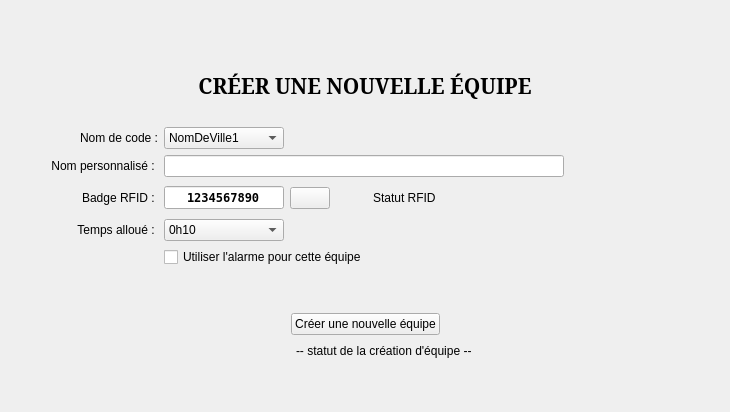
      <widget class="QWidget" name="tabMain">
       <attribute name="title">
        <string>Créer une nouvelle équipe</string>
       </attribute>
       <layout class="QVBoxLayout" name="tabVerticalLayout">
        <item>
         <layout class="QVBoxLayout" name="verticalLayout_2">
          <item>
           <widget class="QLabel" name="lblTopBanner">
            <property name="pixmap">
             <pixmap resource="resources.qrc">:/images/images/logo_thecube_top.png</pixmap>
            </property>
            <property name="alignment">
             <set>Qt::AlignCenter</set>
            </property>
           </widget>
          </item>
         </layout>
        </item>
        <item>
         <spacer name="verticalSpacer_5">
          <property name="orientation">
           <enum>Qt::Vertical</enum>
          </property>
          <property name="sizeType">
           <enum>QSizePolicy::Fixed</enum>
          </property>
          <property name="sizeHint" stdset="0">
           <size>
            <width>20</width>
            <height>40</height>
           </size>
          </property>
         </spacer>
        </item>
        <item>
         <layout class="QHBoxLayout" name="horizontalLayout_7">
          <item>
           <widget class="QLabel" name="lblNewteamStatusText_2">
            <property name="font">
             <font>
              <family>Noto Serif</family>
              <pointsize>16</pointsize>
              <weight>75</weight>
              <bold>true</bold>
             </font>
            </property>
            <property name="text">
             <string>CRÉER UNE NOUVELLE ÉQUIPE</string>
            </property>
            <property name="alignment">
             <set>Qt::AlignCenter</set>
            </property>
           </widget>
          </item>
         </layout>
        </item>
        <item>
         <spacer name="verticalSpacer_14">
          <property name="orientation">
           <enum>Qt::Vertical</enum>
          </property>
          <property name="sizeType">
           <enum>QSizePolicy::Fixed</enum>
          </property>
          <property name="sizeHint" stdset="0">
           <size>
            <width>20</width>
            <height>20</height>
           </size>
          </property>
         </spacer>
        </item>
        <item>
         <layout class="QGridLayout" name="gridLayout_6">
          <item row="1" column="3" colspan="5">
           <widget class="QLineEdit" name="lineNewteamTeamCustomName">
            <property name="sizePolicy">
             <sizepolicy hsizetype="Fixed" vsizetype="Fixed">
              <horstretch>0</horstretch>
              <verstretch>0</verstretch>
             </sizepolicy>
            </property>
            <property name="minimumSize">
             <size>
              <width>400</width>
              <height>0</height>
             </size>
            </property>
            <property name="toolTip">
             <string>Ce nom personnalisé sera affiché sur la feuille de score ainsi que le leaderboard des meilleurs scores</string>
            </property>
           </widget>
          </item>
          <item row="2" column="3">
           <widget class="QLineEdit" name="lineNewteamRfid">
            <property name="maximumSize">
             <size>
              <width>120</width>
              <height>16777215</height>
             </size>
            </property>
            <property name="font">
             <font>
              <family>DejaVu Sans Mono</family>
              <weight>75</weight>
              <bold>true</bold>
             </font>
            </property>
            <property name="text">
             <string>1234567890</string>
            </property>
            <property name="alignment">
             <set>Qt::AlignCenter</set>
            </property>
            <property name="readOnly">
             <bool>false</bool>
            </property>
            <property name="placeholderText">
             <string>----------</string>
            </property>
           </widget>
          </item>
          <item row="3" column="2">
           <widget class="QLabel" name="lblNewteamAllocatedTime">
            <property name="text">
             <string>Temps alloué : </string>
            </property>
            <property name="alignment">
             <set>Qt::AlignRight|Qt::AlignTrailing|Qt::AlignVCenter</set>
            </property>
           </widget>
          </item>
          <item row="2" column="5">
           <widget class="QPushButton" name="btnIconNewteamRfidStatus">
            <property name="enabled">
             <bool>true</bool>
            </property>
            <property name="minimumSize">
             <size>
              <width>30</width>
              <height>30</height>
             </size>
            </property>
            <property name="maximumSize">
             <size>
              <width>30</width>
              <height>30</height>
             </size>
            </property>
            <property name="styleSheet">
             <string notr="true">QPushButton {
    background-color: none;
    border: none;
}
QPushButton:pressed {
    background-color: none;
    border: none;
}
QPushButton:focus {
    outline: none;
}</string>
            </property>
            <property name="text">
             <string/>
            </property>
            <property name="checkable">
             <bool>false</bool>
            </property>
            <property name="flat">
             <bool>true</bool>
            </property>
           </widget>
          </item>
          <item row="2" column="2">
           <widget class="QLabel" name="lblNewteamRfid">
            <property name="text">
             <string>Badge RFID : </string>
            </property>
            <property name="alignment">
             <set>Qt::AlignRight|Qt::AlignTrailing|Qt::AlignVCenter</set>
            </property>
           </widget>
          </item>
          <item row="0" column="2">
           <widget class="QLabel" name="lblNewteamTeamName">
            <property name="text">
             <string>Nom de code :</string>
            </property>
            <property name="alignment">
             <set>Qt::AlignRight|Qt::AlignTrailing|Qt::AlignVCenter</set>
            </property>
           </widget>
          </item>
          <item row="1" column="2">
           <widget class="QLabel" name="label_3">
            <property name="text">
             <string>Nom personnalisé : </string>
            </property>
            <property name="alignment">
             <set>Qt::AlignRight|Qt::AlignTrailing|Qt::AlignVCenter</set>
            </property>
           </widget>
          </item>
          <item row="2" column="6">
           <widget class="QLabel" name="lblNewteamRfidStatusText">
            <property name="minimumSize">
             <size>
              <width>300</width>
              <height>0</height>
             </size>
            </property>
            <property name="text">
             <string>Statut RFID</string>
            </property>
           </widget>
          </item>
          <item row="0" column="3">
           <widget class="QComboBox" name="comboNewteamTeamName">
            <property name="maxVisibleItems">
             <number>20</number>
            </property>
            <item>
             <property name="text">
              <string>NomDeVille1</string>
             </property>
            </item>
            <item>
             <property name="text">
              <string>NomDeVille2</string>
             </property>
            </item>
           </widget>
          </item>
          <item row="2" column="7">
           <spacer name="horizontalSpacer_20">
            <property name="orientation">
             <enum>Qt::Horizontal</enum>
            </property>
            <property name="sizeHint" stdset="0">
             <size>
              <width>40</width>
              <height>20</height>
             </size>
            </property>
           </spacer>
          </item>
          <item row="2" column="0">
           <spacer name="horizontalSpacer_17">
            <property name="orientation">
             <enum>Qt::Horizontal</enum>
            </property>
            <property name="sizeHint" stdset="0">
             <size>
              <width>40</width>
              <height>20</height>
             </size>
            </property>
           </spacer>
          </item>
          <item row="2" column="4">
           <widget class="QPushButton" name="btnNewteamRfidClear">
            <property name="sizePolicy">
             <sizepolicy hsizetype="Fixed" vsizetype="Fixed">
              <horstretch>0</horstretch>
              <verstretch>0</verstretch>
             </sizepolicy>
            </property>
            <property name="text">
             <string/>
            </property>
            <property name="icon">
             <iconset theme="edit-clear">
              <normaloff>../../../../../home/vee/.designer/backup</normaloff>../../../../../home/vee/.designer/backup</iconset>
            </property>
           </widget>
          </item>
          <item row="4" column="3" colspan="3">
           <widget class="QCheckBox" name="checkNewteamUseAlarm">
            <property name="toolTip">
             <string>Pour certaines équipes comme par exemple de grands groupes, il est recommandé d'utiliser une alarme sonore pour la notifier que son temps s'est écoulé. À utiliser avec parcimonie.</string>
            </property>
            <property name="text">
             <string>Utiliser l'alarme pour cette équipe</string>
            </property>
           </widget>
          </item>
          <item row="3" column="3">
           <widget class="QComboBox" name="comboNewteamDuration">
            <property name="maxVisibleItems">
             <number>20</number>
            </property>
            <item>
             <property name="text">
              <string>0h10</string>
             </property>
            </item>
            <item>
             <property name="text">
              <string>0h20</string>
             </property>
            </item>
           </widget>
          </item>
         </layout>
        </item>
        <item>
         <spacer name="verticalSpacer_3">
          <property name="orientation">
           <enum>Qt::Vertical</enum>
          </property>
          <property name="sizeType">
           <enum>QSizePolicy::Fixed</enum>
          </property>
          <property name="sizeHint" stdset="0">
           <size>
            <width>20</width>
            <height>40</height>
           </size>
          </property>
         </spacer>
        </item>
        <item>
         <layout class="QHBoxLayout" name="horizontalLayout_4">
          <item>
           <spacer name="horizontalSpacer">
            <property name="orientation">
             <enum>Qt::Horizontal</enum>
            </property>
            <property name="sizeHint" stdset="0">
             <size>
              <width>40</width>
              <height>20</height>
             </size>
            </property>
           </spacer>
          </item>
          <item>
           <widget class="QPushButton" name="btnNewteamNewTeam">
            <property name="text">
             <string>Créer une nouvelle équipe</string>
            </property>
            <property name="icon">
             <iconset theme="user">
              <normaloff>../../../../../home/vee/.designer/backup</normaloff>../../../../../home/vee/.designer/backup</iconset>
            </property>
           </widget>
          </item>
          <item>
           <spacer name="horizontalSpacer_2">
            <property name="orientation">
             <enum>Qt::Horizontal</enum>
            </property>
            <property name="sizeHint" stdset="0">
             <size>
              <width>40</width>
              <height>20</height>
             </size>
            </property>
           </spacer>
          </item>
         </layout>
        </item>
        <item>
         <layout class="QHBoxLayout" name="horizontalLayout_5">
          <item>
           <spacer name="horizontalSpacer_7">
            <property name="orientation">
             <enum>Qt::Horizontal</enum>
            </property>
            <property name="sizeHint" stdset="0">
             <size>
              <width>40</width>
              <height>20</height>
             </size>
            </property>
           </spacer>
          </item>
          <item>
           <widget class="QPushButton" name="btnIconNewteamNewTeamStatus">
            <property name="enabled">
             <bool>true</bool>
            </property>
            <property name="styleSheet">
             <string notr="true">QPushButton {
    background-color: none;
    border: none;
}
QPushButton:pressed {
    background-color: none;
    border: none;
}
QPushButton:focus {
    outline: none;
}</string>
            </property>
            <property name="text">
             <string/>
            </property>
            <property name="checkable">
             <bool>false</bool>
            </property>
            <property name="flat">
             <bool>true</bool>
            </property>
           </widget>
          </item>
          <item>
           <widget class="QLabel" name="lblNewteamNewTeamStatusText">
            <property name="text">
             <string>-- statut de la création d'équipe --</string>
            </property>
           </widget>
          </item>
          <item>
           <spacer name="horizontalSpacer_8">
            <property name="orientation">
             <enum>Qt::Horizontal</enum>
            </property>
            <property name="sizeHint" stdset="0">
             <size>
              <width>40</width>
              <height>20</height>
             </size>
            </property>
           </spacer>
          </item>
         </layout>
        </item>
        <item>
         <spacer name="verticalSpacer">
          <property name="orientation">
           <enum>Qt::Vertical</enum>
          </property>
          <property name="sizeHint" stdset="0">
           <size>
            <width>20</width>
            <height>40</height>
           </size>
          </property>
         </spacer>
        </item>
       </layout>
      </widget>
